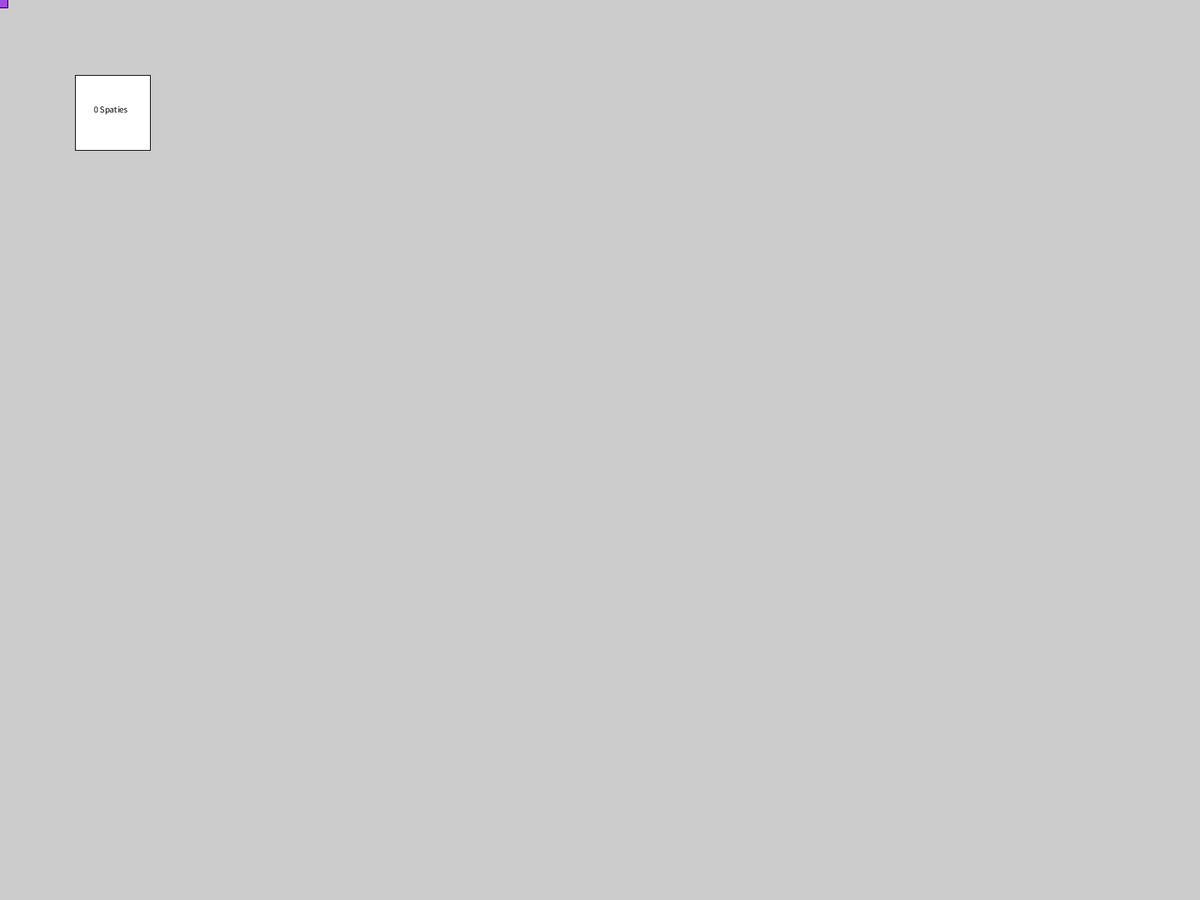
Frame 1 (no input)
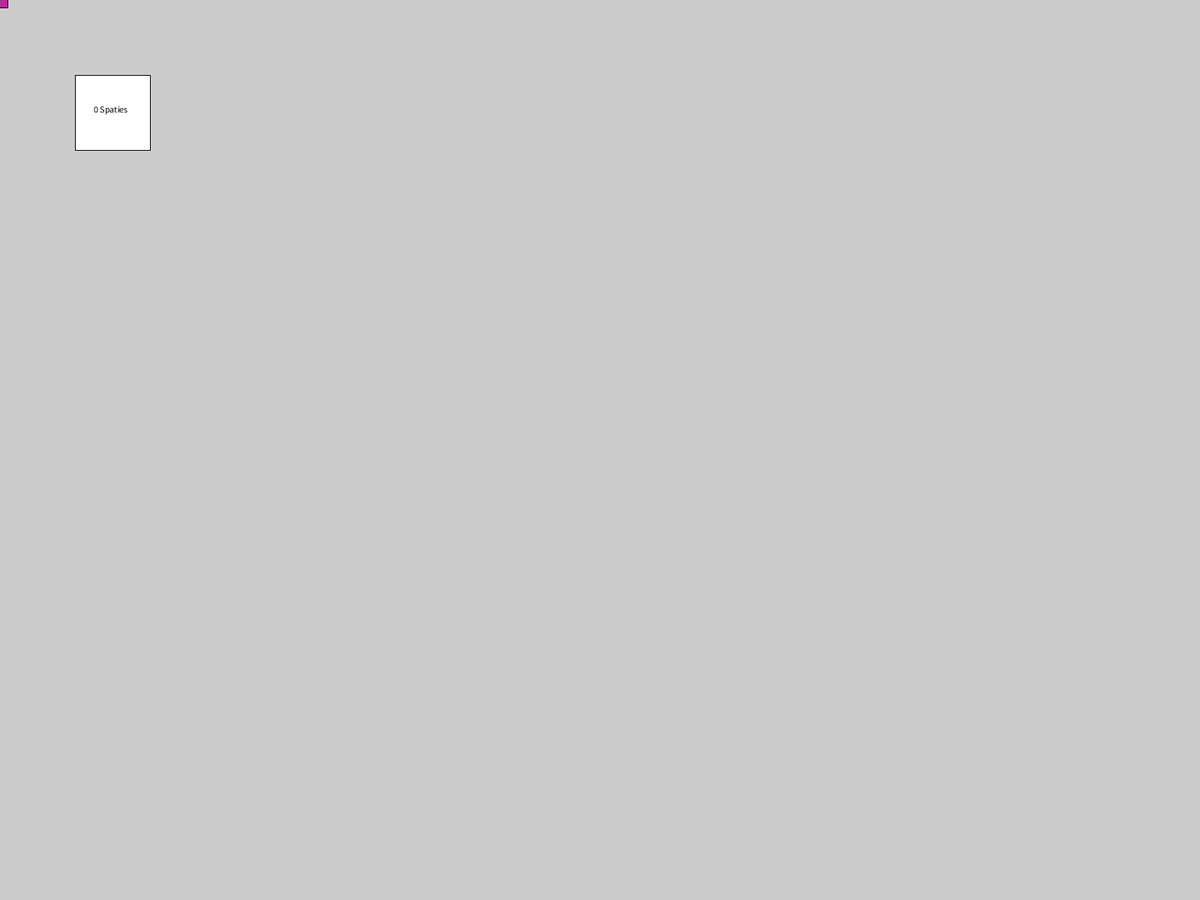
Frame 60 (the mouse pressed at the canvas centre just before this capture)
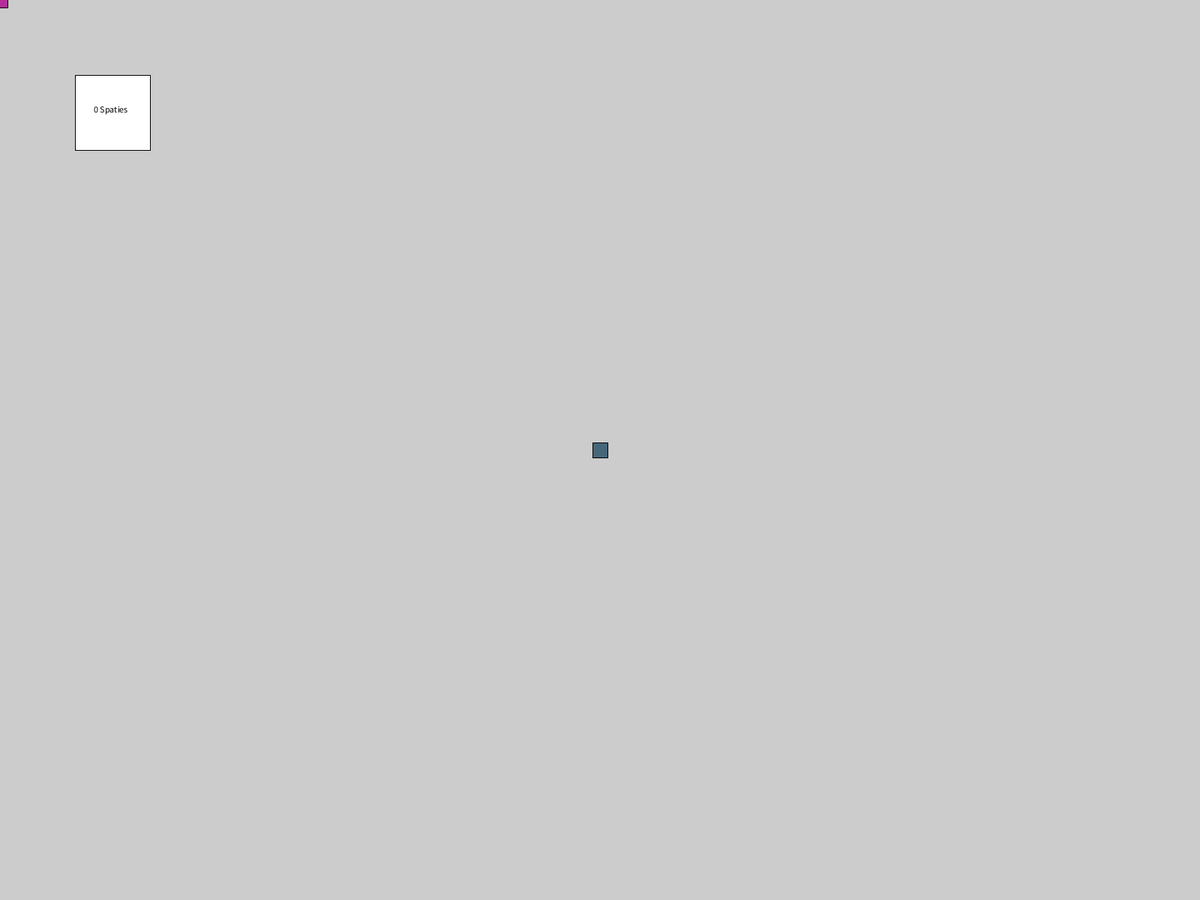
Frame 120 (the mouse held since frame 60 and released just before this capture)

The Processing sketch that drew these frames (run headless with seeded random() and noise(); from frame 60 on, the mouse is pressed at the canvas centre):

// Processing sketch: H12opdrachten_uit_de_stof
// ── H12opdrachten_uit_de_stof.pde
int klikCount;
int seconden;
boolean klikken = true;
float r;
float g;
float b;

void setup(){
fullScreen();
}

void draw(){
//opdracht 12.2
fill(255, 255, 255);
rect (100, 100, 100, 100);
  seconden = millis()/1000;
  if(seconden >= 10){
    klikken = false;
  }
  fill(0,0,0);
  stroke(0,0,0);
  text(klikCount + " Spaties", 125, 150);
  
//opdracht 12.3
r = random(20, 235);
g = random(20, 235);
b = random(20, 235);
fill(r,g,b);

  rect(mouseX - 10, mouseY - 10, 20, 20);
}

void keyReleased(){
//opdracht 12.1
 if(keyCode == 40){
  println("Gevonden");
  }
//opdracht 12.2
 if(keyCode == 32 && klikken){
   klikCount++;
}
}

  
